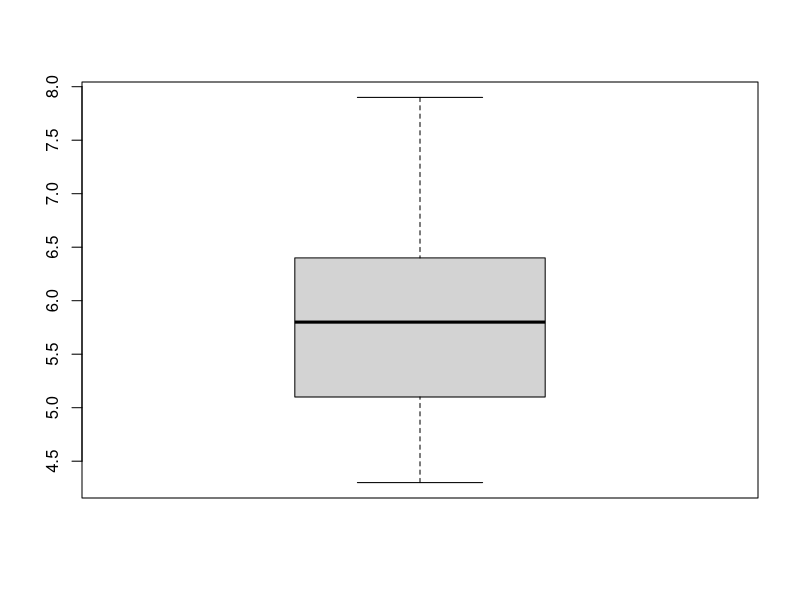
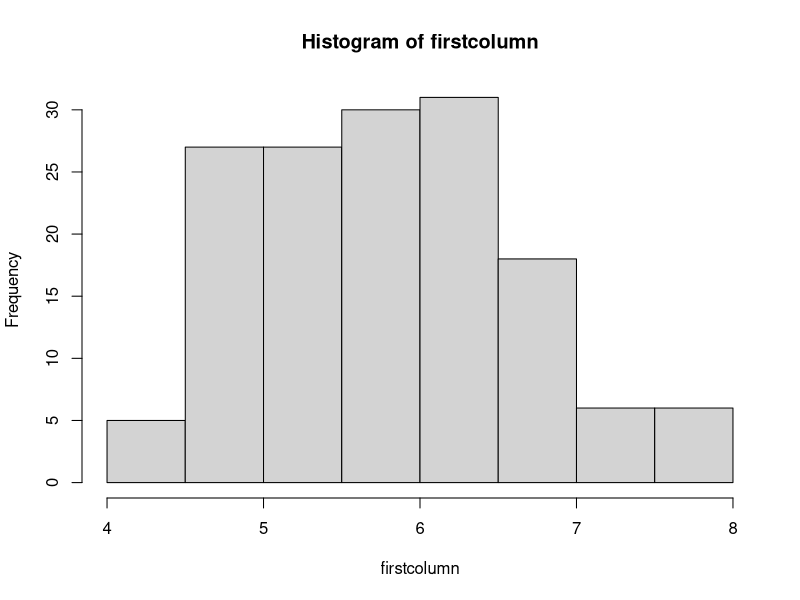
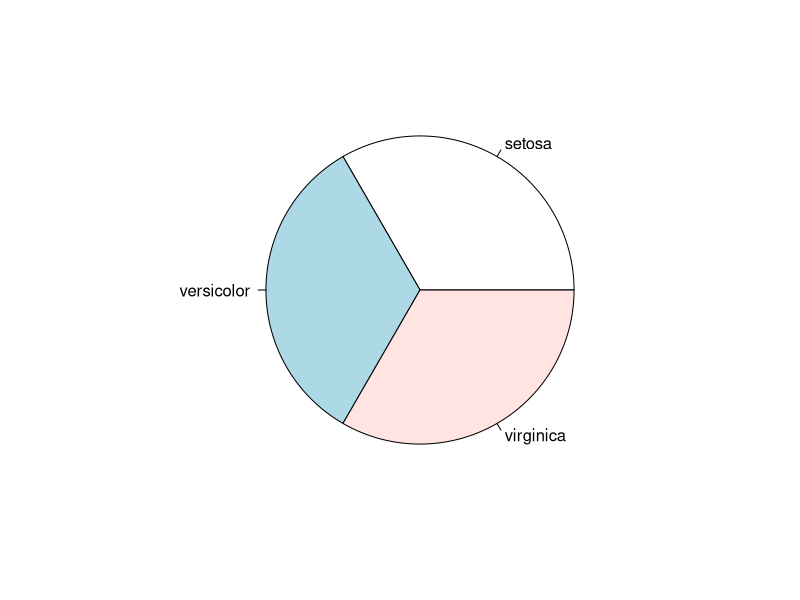
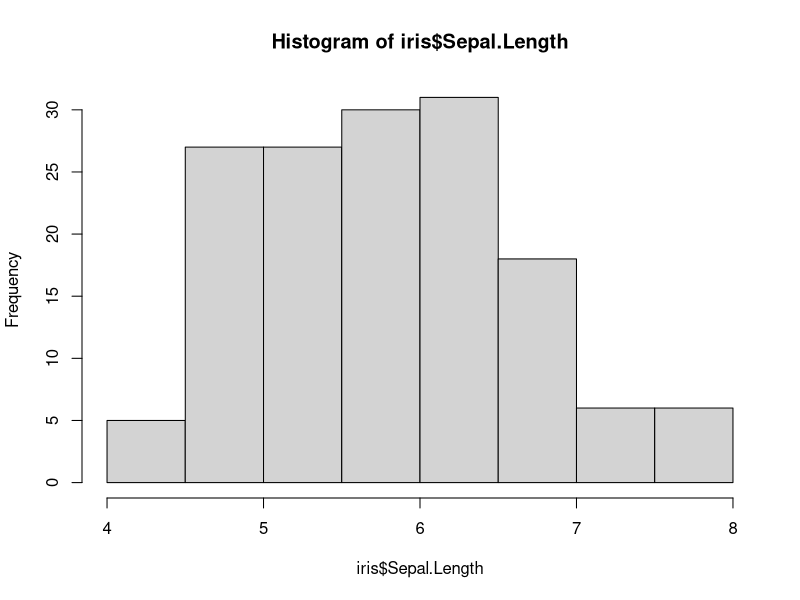
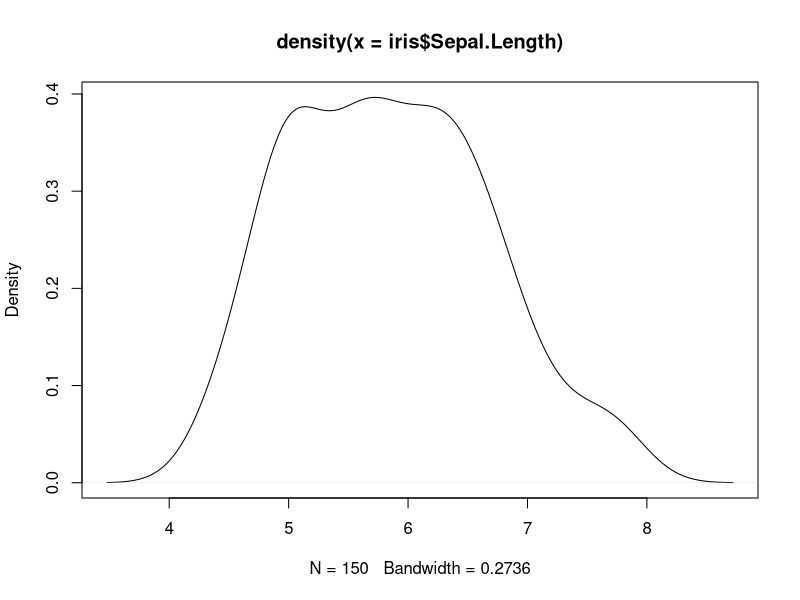
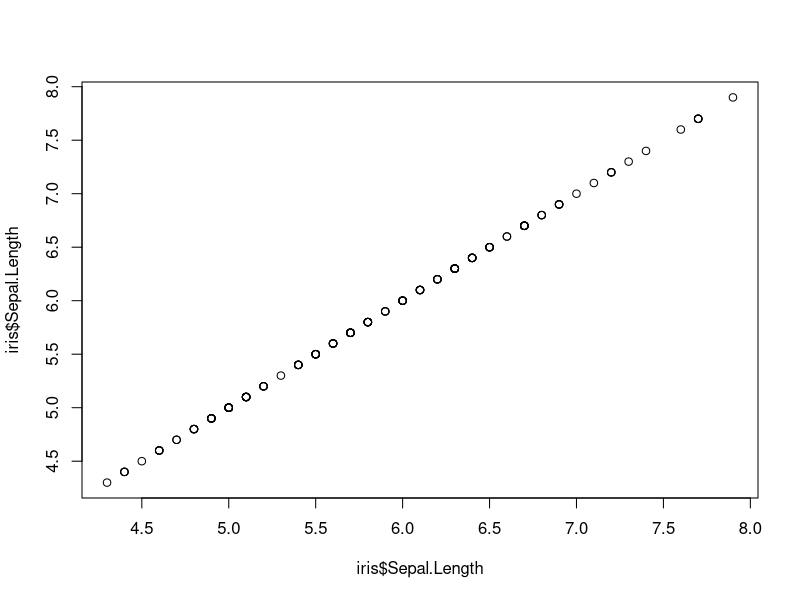
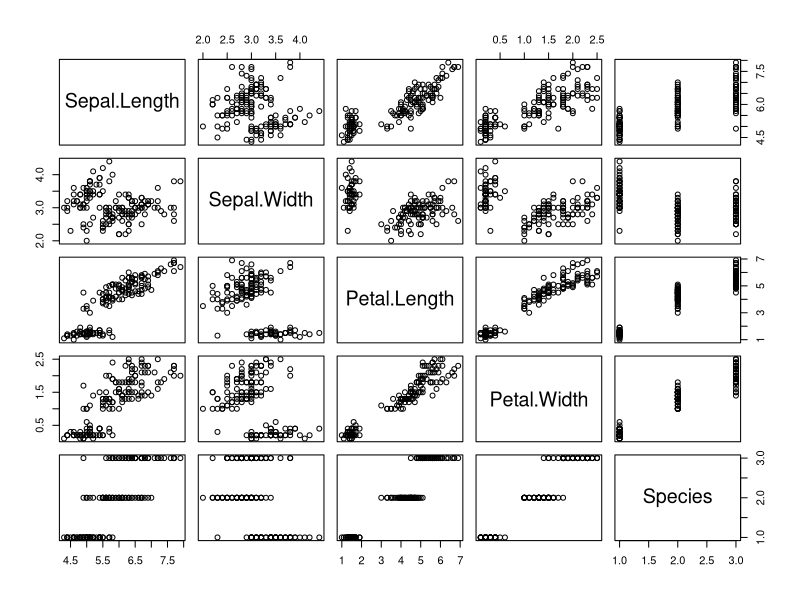
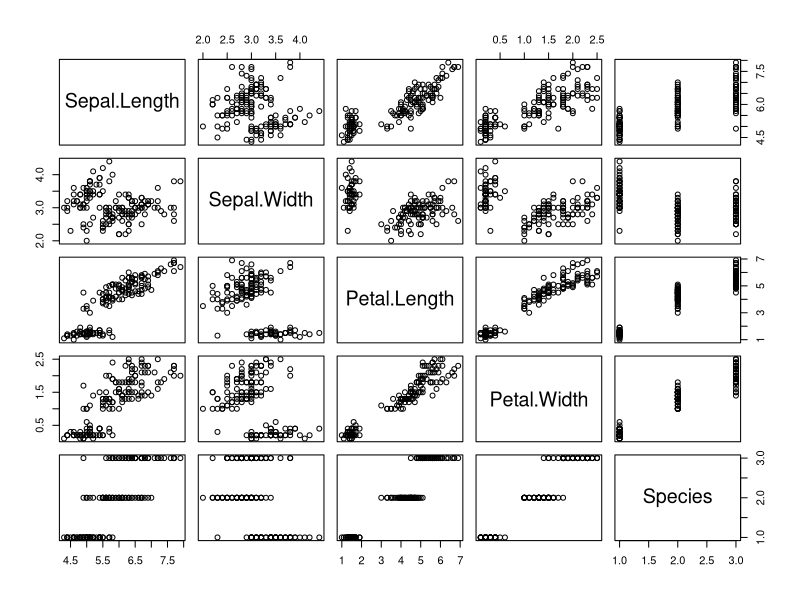

The R script that drew these images, in order:
#A data sample is called qualitative also known as categorical,
#if its values belong to a collection of known defined non-overlapping classes.
#common ex. include student letter grade(A ,B,C, D, E and F)
#commercial bond rating (AAA,AAB........)and consumer clothing shoe sizes(1,2,3........).

iris
x=5
irisdata =iris
firstcolumn= irisdata$Sepal.Length
summary(firstcolumn)
boxplot(firstcolumn)
hist(firstcolumn)

#Data is loaded
iris
dim(irisdata)

#variable names or colum  names
names(irisdata)

#structure (How your data looks like)
str(iris)

#Attributes
iris[1:15,]
iris[50:59,]
iris[149:150,]
iris[,4]
iris[,5]
iris[1:3]

#Get sepal.length of the first 10 rows
iris[1:10, "Sepal.Length"]
iris[1:10 ,3]
iris[1:10, iris$Petal.Width]
#the same as above

iris$Sepal.Length[1:10]

#distribution of every variable
summary(iris)

#frequency
table(iris$Species)

#pie chart
pie(table(iris$Species))

#variance of Sepal.Length
var(iris$Sepal.Length)

#covariance of two variables
cov(iris$Sepal.Length,iris$Petal.Length)

#correlation of two variables
cor(iris$Sepal.Length, iris$Petal.Length)


#hist
hist(iris$Sepal.Length)

#density
plot(density(iris$Sepal.Length))

#scatter plot
plot(iris$Sepal.Length, iris$Sepal.Length)

#pair plot
plot(iris)
pairs(iris)
pairs(iris[1:4], pch=21, bg=c("red","green3","blue")[unclass(iris$Species)])

